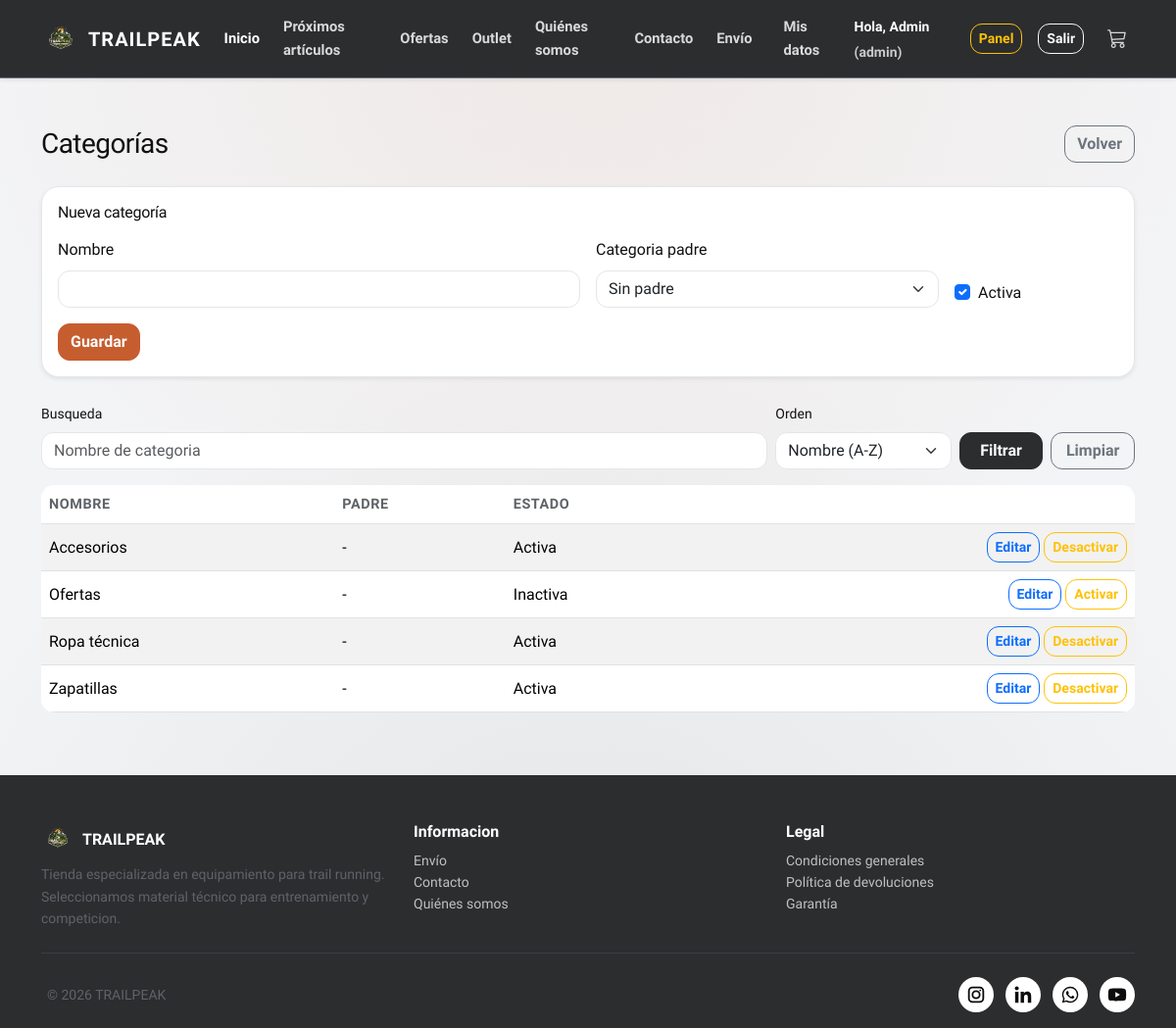
The app's page /admin/categorias.php (signed in), older data.
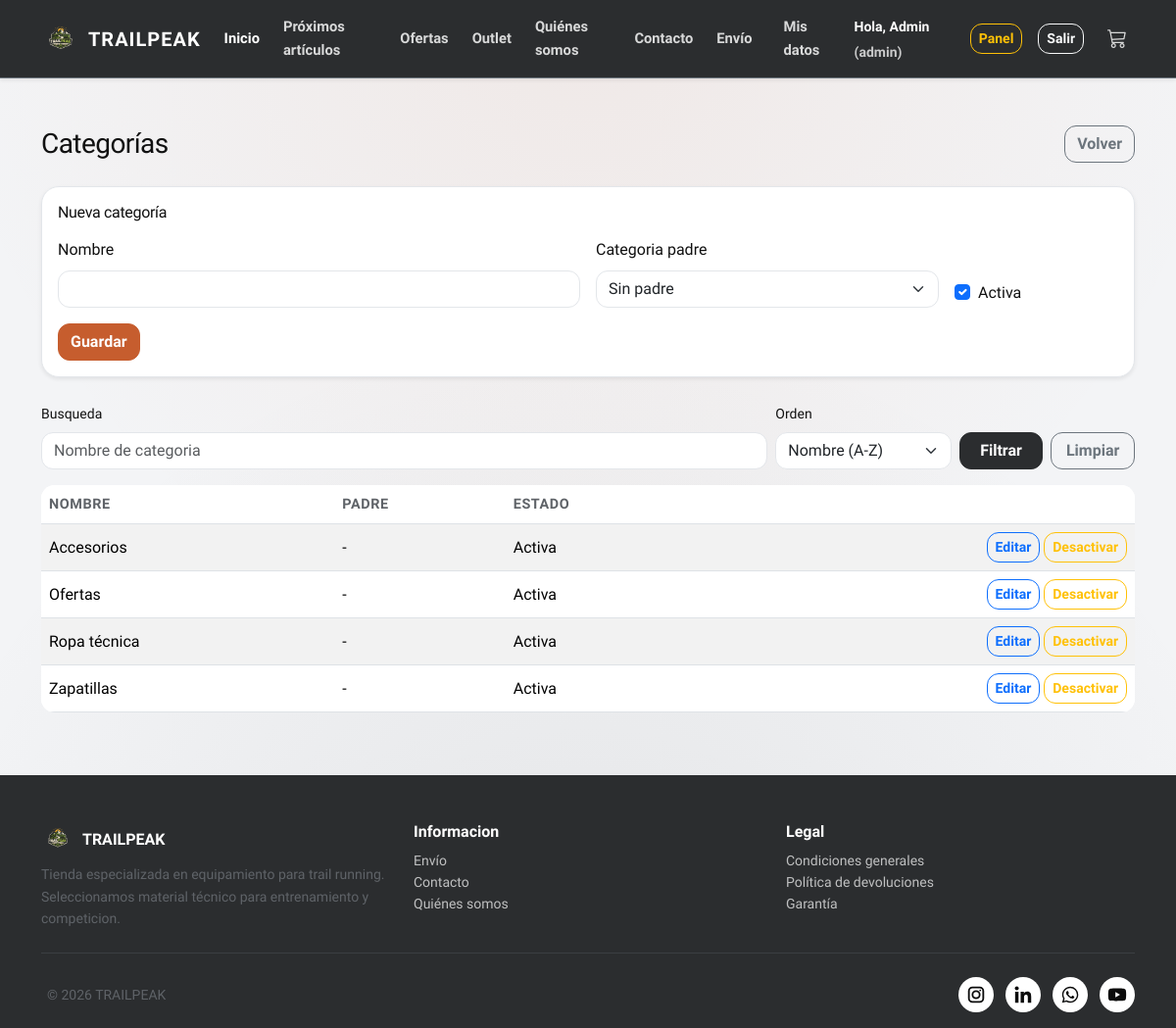
The same page, newer data.
### tables this page shows
CREATE TABLE `categoria` (
  `id_categoria` int(11) NOT NULL,
  `nombre` varchar(100) NOT NULL,
  `id_padre` int(11) DEFAULT NULL,
  `activo` tinyint(1) DEFAULT 1
);

### admin/categorias.php (the view, shortened to what this page needs)
<?php
require_once __DIR__ . '/../config/db.php';
$q = trim($_GET['q'] ?? '');
$order = $_GET['order'] ?? 'nombre_asc';
$categoriaEditar = ['id_categoria' => 0, 'nombre' => '', 'id_padre' => null, 'activo' => 1];
$params = [];
$orderSql = 'c.nombre ASC';
$sql = "
  SELECT c.id_categoria, c.nombre, c.id_padre, c.activo, p.nombre AS padre_nombre
  FROM categoria c
  LEFT JOIN categoria p ON p.id_categoria = c.id_padre
";
$sql .= " ORDER BY $orderSql";
$stmt = $pdo->prepare($sql);
$stmt->execute($params);
$categorias = $stmt->fetchAll(PDO::FETCH_ASSOC);
?>
<?php require_once __DIR__ . '/../includes/header.php'; ?>
<main class="container py-5">
    <div class="d-flex justify-content-between align-items-center mb-4">
      <h1 class="h3 mb-0">Categorías</h1>
      <a class="btn btn-outline-secondary" href="<?= BASE_URL ?>admin/index.php">Volver</a>
    </div>
    <div class="card card-body shadow-sm mb-4">
      <h2 class="h6 mb-3"><?= $categoriaEditar['id_categoria'] ? 'Editar categoría' : 'Nueva categoría' ?></h2>
      <form method="post">
        <div class="row g-3 align-items-end">
          <div class="col-md-6">
            <label class="form-label">Nombre</label>
            <input type="text" name="nombre" class="form-control" value="<?= htmlspecialchars($categoriaEditar['nombre']) ?>" required>
          </div>
          <div class="col-md-4">
            <label class="form-label">Categoria padre</label>
            <select name="id_padre" class="form-select">
              <option value="">Sin padre</option>
            </select>
          </div>
          <div class="col-md-2">
            <div class="form-check mt-4">
              <input class="form-check-input" type="checkbox" name="activo" id="activo" <?= ((int)$categoriaEditar['activo'] === 1) ? 'checked' : '' ?>>
              <label class="form-check-label" for="activo">Activa</label>
            </div>
          </div>
        </div>
        <div class="mt-3">
          <button class="btn btn-primary" type="submit">Guardar</button>
        </div>
      </form>
    </div>
    <form class="row g-2 align-items-end mb-3" method="get" action="categorias.php">
      <div class="col-md-8">
        <label class="form-label small">Busqueda</label>
        <input type="text" name="q" class="form-control" value="<?= htmlspecialchars($q) ?>" placeholder="Nombre de categoria">
      </div>
      <div class="col-md-2">
        <label class="form-label small">Orden</label>
        <select name="order" class="form-select">
          <option value="nombre_asc" <?= ($order === 'nombre_asc') ? 'selected' : '' ?>>Nombre (A-Z)</option>
        </select>
      </div>
      <div class="col-md-2 d-flex gap-2">
        <button class="btn btn-dark w-100" type="submit">Filtrar</button>
        <a class="btn btn-outline-secondary w-100" href="categorias.php">Limpiar</a>
      </div>
    </form>
    <?php if (!$categorias): ?>
      <div class="alert alert-info">No hay categorías registradas.</div>
    <?php else: ?>
      <div class="table-responsive">
        <table class="table table-striped align-middle">
          <thead>
            <tr>
              <th>Nombre</th>
              <th>Padre</th>
              <th>Estado</th>
              <th></th>
            </tr>
          </thead>
          <tbody>
            <?php foreach ($categorias as $c): ?>
              <tr>
                <td><?= htmlspecialchars($c['nombre']) ?></td>
                <td><?= htmlspecialchars($c['padre_nombre'] ?? '-') ?></td>
                <td><?= ((int)$c['activo'] === 1) ? 'Activa' : 'Inactiva' ?></td>
                <td class="text-end">
                  <a class="btn btn-sm btn-outline-primary" href="<?= BASE_URL ?>admin/categorias.php?id=<?= (int)$c['id_categoria'] ?>">Editar</a>
                  <form method="post" class="d-inline" onsubmit="return confirm('¿Seguro que quieres cambiar el estado de esta categoría?');">
                    <button class="btn btn-sm btn-outline-warning" type="submit">
                      <?= ((int)$c['activo'] === 1) ? 'Desactivar' : 'Activar' ?>
                    </button>
                  </form>
                </td>
              </tr>
            <?php endforeach; ?>
          </tbody>
        </table>
      </div>
    <?php endif; ?>
  </main>
<?php require_once __DIR__ . '/../includes/footer.php'; ?>

Row changes from the older to the newer data that the page shows:
changed categoria "Ofertas": activo "Inactiva Activar" → "Activa Desactivar"
